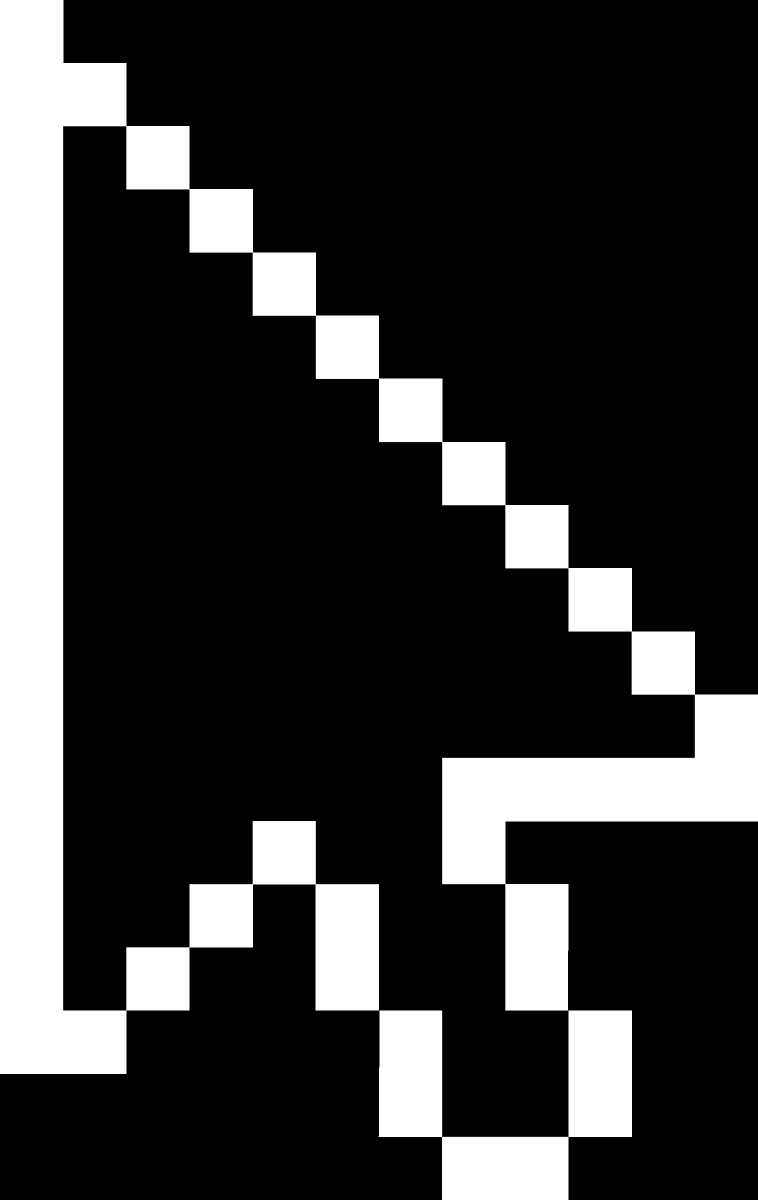
#> input picture Codes/Minecraft/Tree/clipart.png, 1516 x 2400 px, found by its file name (shown at 1/2 size)
$ python CaptureScreenKeys.py
#> lines starting #> are read from the running program, lines starting #| are printed output that depends on the picture
import time
import os
import csv
import numpy as np
import cv2
from PIL import ImageGrab
from pynput import mouse, keyboard
from threading import Thread
import math

# パスの設定
input_csv_template = './Codes/Minecraft/Tree/Datas/Input/{}.csv'
output_video_template = './Codes/Minecraft/Tree/Datas/Video/{}.mp4'
cursor_img_path = './Codes/Minecraft/Tree/CreateDataset/clipart.png'

# 必要なディレクトリを作成
os.makedirs(os.path.dirname(input_csv_template.format('dummy')), exist_ok=True)
os.makedirs(os.path.dirname(output_video_template.format('dummy')), exist_ok=True)

# マウスカーソル画像の読み込みとサイズ変更
cursor_img = cv2.imread(cursor_img_path, cv2.IMREAD_UNCHANGED)
#> cursor_img is the input picture: shape (2400, 1516, 4); mean B, G, R, A 53.9, 53.9, 53.9, 139.8
cursor_img = cv2.resize(cursor_img, (25, 40), interpolation=cv2.INTER_LANCZOS4)
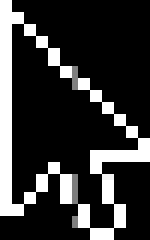
#> cursor_img: shape (40, 25, 4) (shown 6 times larger); mean B, G, R, A 53.4, 53.4, 53.4, 139.9

# グローバル変数の設定
key_logs = []
mouse_logs = []
frames = []
last_mouse_position = (0, 0)
stop_program = False
capturing = False
key_states = {}

# 角度を10度刻みで記録するための関数
def get_nearest_angle(dx, dy):
    angle = math.degrees(math.atan2(dy, dx)) % 360
    return round(angle / 10) * 10

# スクリーンキャプチャとフレームの保存
def capture_screen():
    global last_mouse_position
    while not stop_program:
        if capturing:
            try:
                # スクリーンキャプチャ
                img = ImageGrab.grab()
                frame = np.array(img)
                frame = cv2.cvtColor(frame, cv2.COLOR_RGB2BGR)

                # カーソル画像を合成
                cursor_x, cursor_y = last_mouse_position
                cursor_h, cursor_w = cursor_img.shape[:2]

                x1, y1 = max(cursor_x - cursor_w // 2, 0), max(cursor_y - cursor_h // 2, 0)
                x2, y2 = min(cursor_x + cursor_w // 2, frame.shape[1]), min(cursor_y + cursor_h // 2, frame.shape[0])

                cursor_x1, cursor_y1 = max(0, cursor_w // 2 - cursor_x), max(0, cursor_h // 2 - cursor_y)
                cursor_x2, cursor_y2 = cursor_x1 + (x2 - x1), cursor_y1 + (y2 - y1)

                alpha_s = cursor_img[cursor_y1:cursor_y2, cursor_x1:cursor_x2, 3] / 255.0
                alpha_l = 1.0 - alpha_s

                for c in range(3):
                    frame[y1:y2, x1:x2, c] = (alpha_s * cursor_img[cursor_y1:cursor_y2, cursor_x1:cursor_x2, c] +
                                              alpha_l * frame[y1:y2, x1:x2, c])

                frames.append(frame)
            except Exception as e:
                print(f"Error capturing screenshot: {e}")

        time.sleep(0.01)

# キー入力の記録
# [33 lines left out: functions on_press, on_release, on_move, not called in this run]

def on_click(x, y, button, pressed):
    action = 'click_press' if pressed else 'click_release'
    mouse_logs.append({'time': time.time(), 'x': x, 'y': y, 'button': str(button), 'action': action})

def on_scroll(x, y, dx, dy):
    mouse_logs.append({'time': time.time(), 'x': x, 'y': y, 'dx': dx, 'dy': dy, 'action': 'scroll'})

# CSVファイルにキー入力とマウス操作のログを書き込む
# [39 lines left out: functions save_logs, save_video, not called in this run]

# スレッドの作成
screen_thread = Thread(target=capture_screen)
screen_thread.daemon = True
screen_thread.start()

mouse_listener = mouse.Listener(on_move=on_move, on_click=on_click, on_scroll=on_scroll)
keyboard_listener = keyboard.Listener(on_press=on_press, on_release=on_release)

mouse_listener.start()
keyboard_listener.start()

# プログラムが終了するまで待機
try:
    while not stop_program:
        time.sleep(1)
except KeyboardInterrupt:
    pass
finally:
    mouse_listener.stop()
    keyboard_listener.stop()
#> (the run stopped early here; a loop or call above may not have finished)
